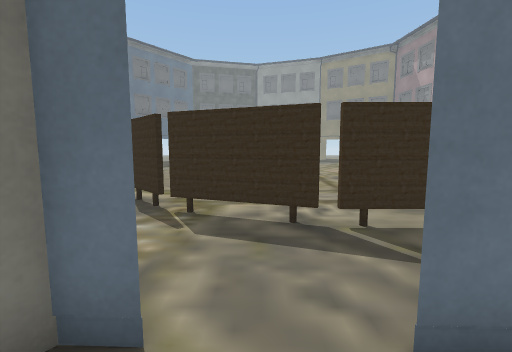
[1] (above)

24 first-person views from a walk through a scene from a Unity 3-D project. The camera is 1.5 m above the floor, tilts 6° down and sees 90° across. The floor is counted in squares, 1 m on a side. Each view is taken from the middle of a square. On the plan, view 1 faces up. The plan holds only what a view shows up to about 13 squares ahead; the rest is blank. The place goes on beyond the plan. The player character is not drawn. Door leaves are left out, so doorways stand open. Some surface patterns are stand-ins.

[2]
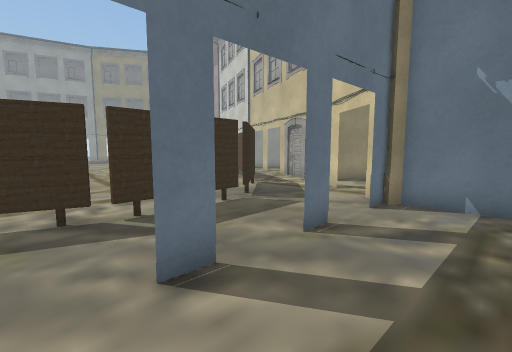

[3]
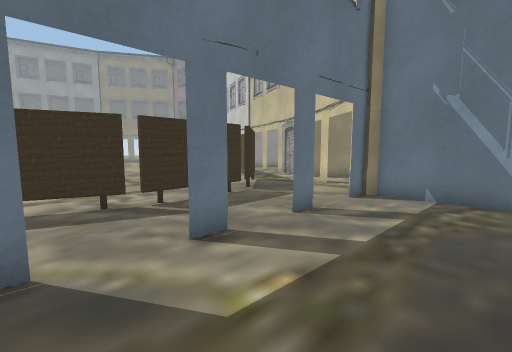

[4]
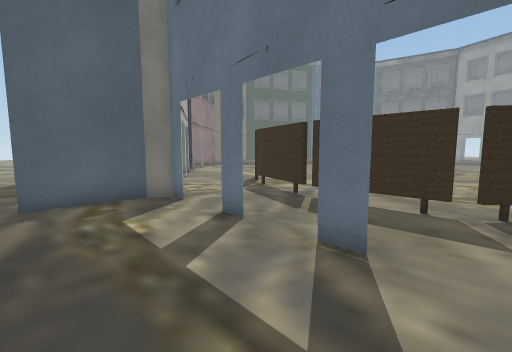

[5]
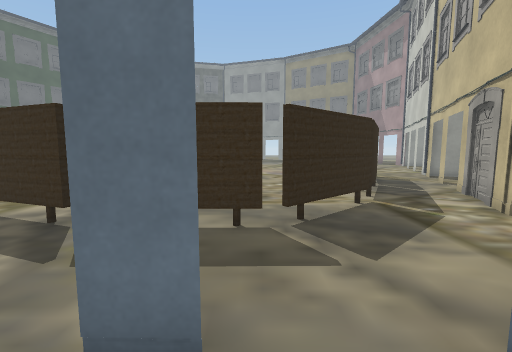

[6]
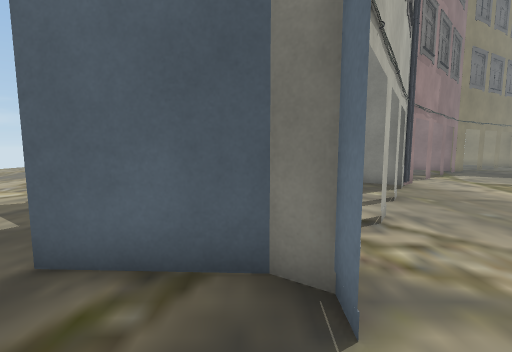

[7]
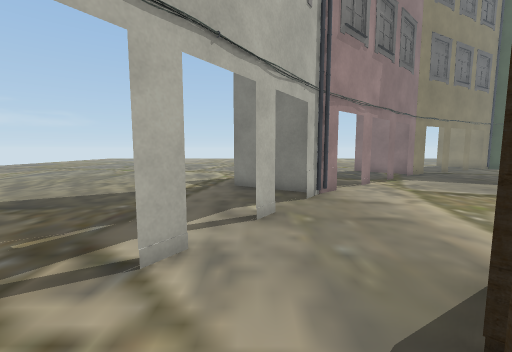

[8]
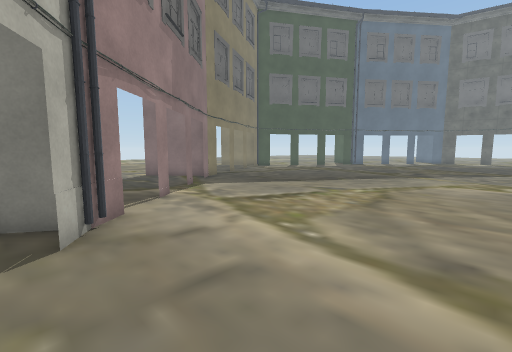

[9]
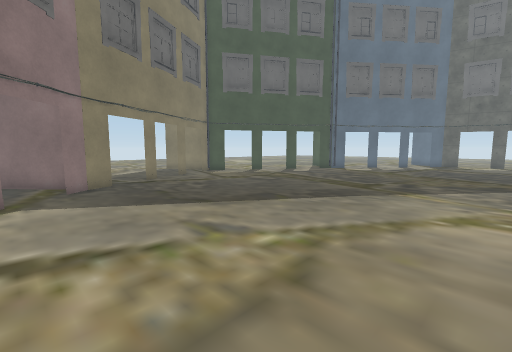

[10]
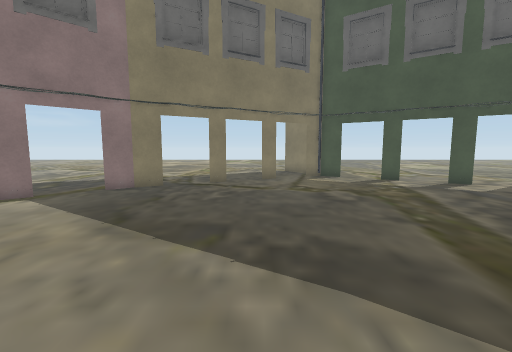

[11]
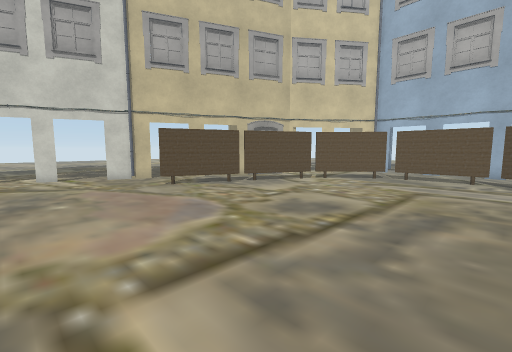

[12]
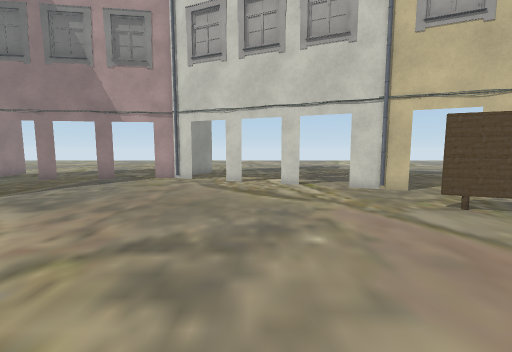

[13]
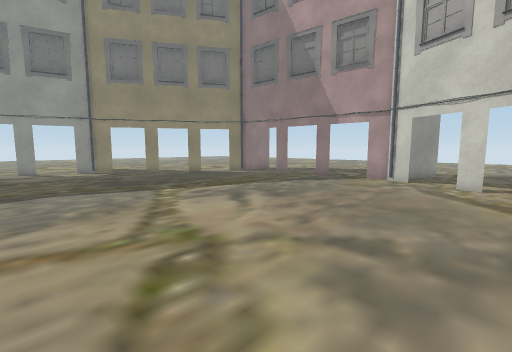

[14]
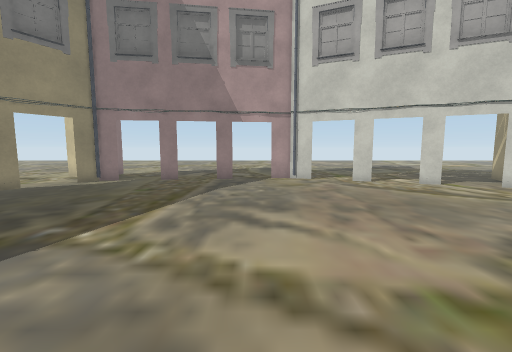

[15]
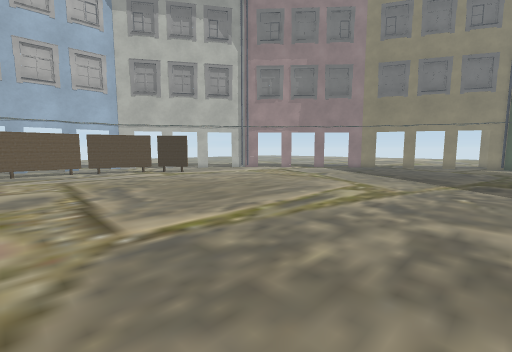

[16]
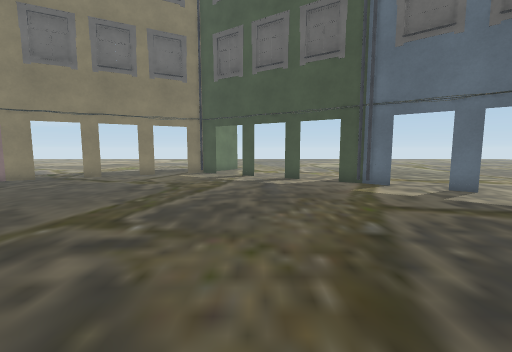

[17]
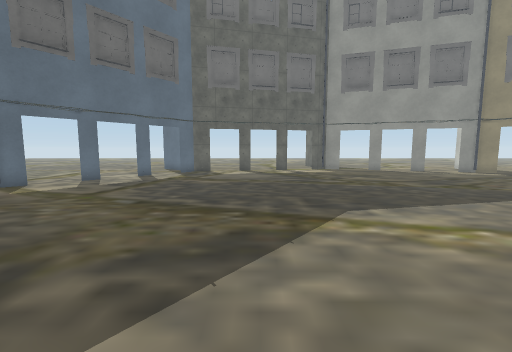

[18]
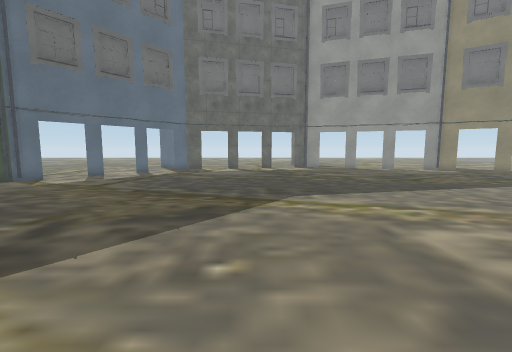

[19]
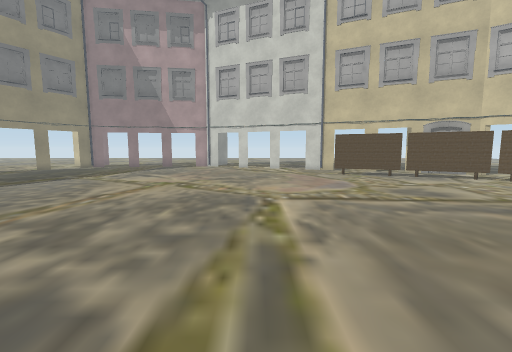

[20]
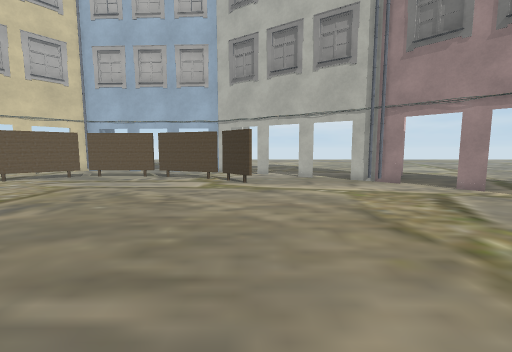

[21]
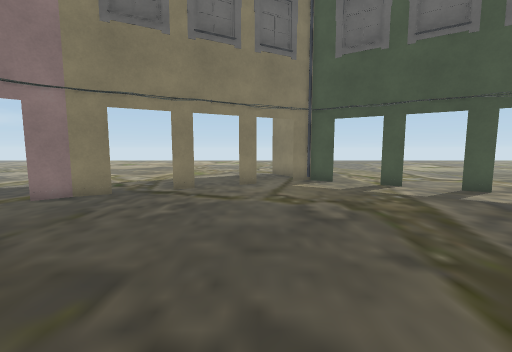

[22]
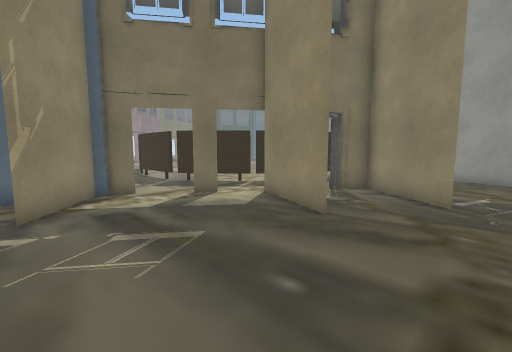

[23]
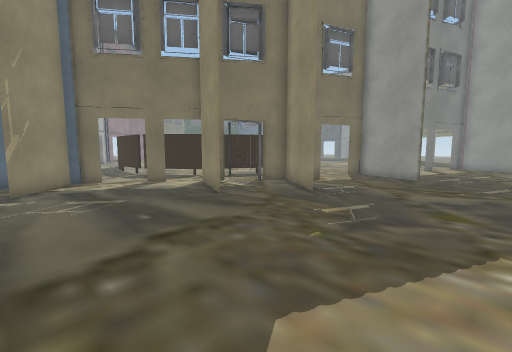

[24]
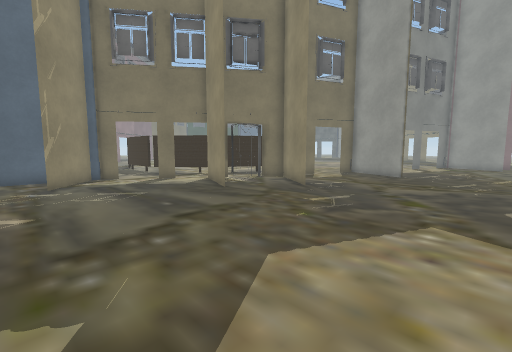

### Floor plan
Points are (right, up) in squares from view 1. A wall is a line through its corners. A room is listed if a view was taken in it or the views show most of it. See-through windows are left out.
Room 1 (views 1, 2, 3, 4, 5, 6)
walls: (2, 1.7) (1, 1.7); (4.7, 1.6) (3.8, 1.6); (7.5, -2.1) (7.7, 1.1) (7.3, 1.3); (-0.8, 1.8) (-1.5, 1.8) (-2, 1.2) (-2.1, -1.9); (7.5, 1.4) (6.5, 1.5)
ways out: open door at (3.1, 1.6) to room 2; gap at (8, -2) to room 3; gap at (-2, -2)
Room 2 (views 7, 8, 9, 10, 11, 12, 13, 14, 15, 16, 17, 18, 19, 20, 21)
walls: (14.2, 13.4) (15, 15.4); (-12.2, 10.1) (-11.5, 9.3); (-10.4, 8) (-9.6, 7.1); (13.1, 10.9) (13.5, 11.7); (15.7, 17.1) (16.1, 17.9); (-9.6, 7.2) (-8.5, 6.5); (-14, 12) (-13.4, 11.4); (-7.1, 5.5) (-6.2, 5); (-4.8, 4) (-4.1, 3.5); (16.7, 19.5) (17.1, 20.5); (-16, 14.2) (-15.2, 13.4); (-16.5, 15.2) (-15.9, 14.1); (17.8, 22.2) (18.2, 23); (-17.8, 17.7) (-17.4, 16.9); (10.9, 5.6) (12.5, 9.3); (1.3, 1.7) (1.8, 1.7); (-14.5, 31.6) (-15.3, 30.6); (18.3, 23.2) (18.2, 24.3); (-15.2, 30.8) (-15.8, 29.8); (-12.7, 33.7) (-13.3, 33); (-16.8, 28.2) (-17.2, 27.5); (9.1, 3.6) (9.7, 4.5); (18, 26.2) (17.8, 27); (-19.1, 20.1) (-18.6, 19.2); (-18.2, 26) (-18.7, 25.2); (17.6, 28.8) (17.5, 29.7); (14.7, 34) (14.2, 34.3); (17.3, 31.5) (17.1, 32.5) (16.3, 33)
ways out: open door at (3.1, 1.6) to room 1; open door at (9.5, 4) to room 3; open door at (13, 10) to room 3; open door at (14, 12.5) to room 3; open door at (16.5, 18.6) to room 3; open door at (-19, 24.5); open door at (-18.7, 19.6); open door at (-17, 16); open door at (-16.9, 28); open door at (-14.5, 12.5); open door at (-13.2, 33); open door at (-11.6, 9.3); open door at (-8, 5.8); open door at (-5.5, 4.5); open door at (-3.5, 2.5); open door at (14.8, 33.7); open door at (17.8, 28.1)
objects: other object (-4, 7) to (-3, 8); other object (-2, 5) to (1, 6); sign (2, 5) to (5, 5); other object (6, 5) to (8, 7); other object (9, 8) to (10, 10); other object (10, 11) to (11, 14)
Room 3 (views 22, 23, 24)
walls: (16.1, 6.9) (13.1, 9) (12.4, 8.1); (14.1, 4.2) (10.7, 5.7); (18, 12.9) (15.1, 14.1); (12.2, 8.9) (12, 8.4); (16.8, 13.5) (18, 13); (9.7, 4.5) (9.1, 3.7); (8.1, 2.2) (7.5, 1.4); (7.7, 1.5) (7.7, 1.1) (10.3, -0.9); (7.6, -0.5) (7.6, -2.1); (20, 22.5) (19.6, 22.7)
ways out: gap at (8, -2) to room 1; open door at (9.5, 4) to room 2; open door at (13, 10) to room 2; open door at (14, 12.5) to room 2; open door at (16.5, 18.6) to room 2

Positions as (right, up) in squares from view 1, and headings:
1: (0, 0), facing up
2: (0, -1), facing up-right
3: (-1, -2), facing up-right
4: (6, -2), facing up-left
5: (5, 0), facing up
6: (1, 1), facing left
7: (-1, 5), facing left
8: (-4, 6), facing up-left
9: (-5, 12), facing up-left
10: (-6, 19), facing left
11: (1, 19), facing down-right
12: (5, 19), facing right
13: (5, 19), facing up-right
14: (5, 25), facing right
15: (5, 23), facing down-left
16: (-4, 26), facing left
17: (-5, 21), facing up
18: (-4, 19), facing up
19: (-4, 19), facing right
20: (-4, 19), facing down
21: (-8, 20), facing left
22: (17, -1), facing up-left
23: (21, -1), facing up-left
24: (22, -2), facing up-left
